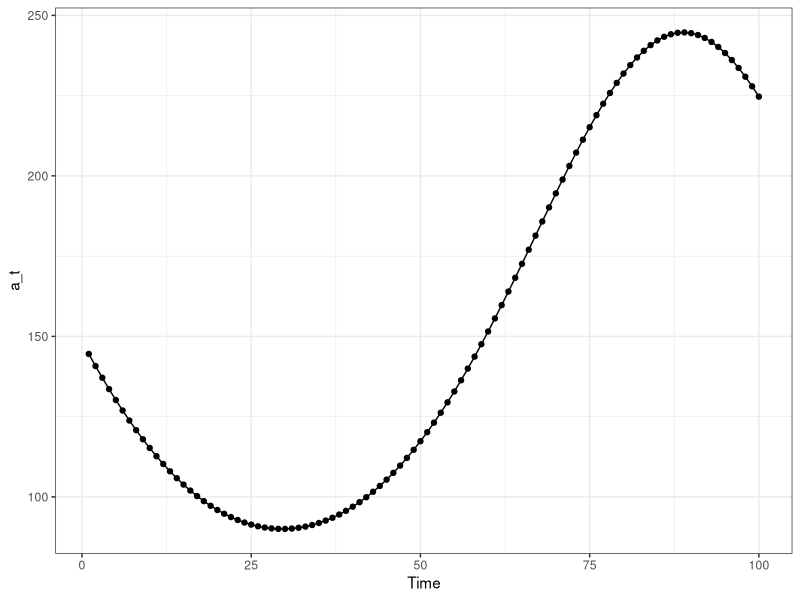
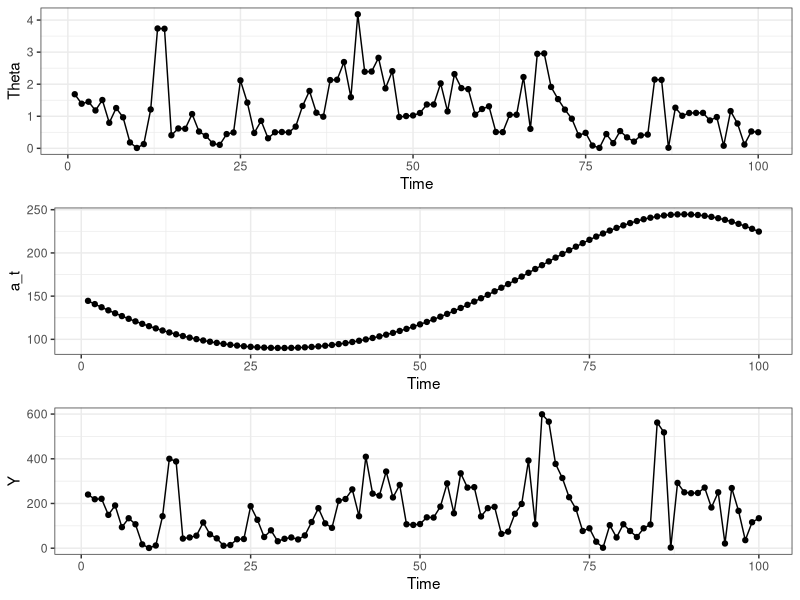
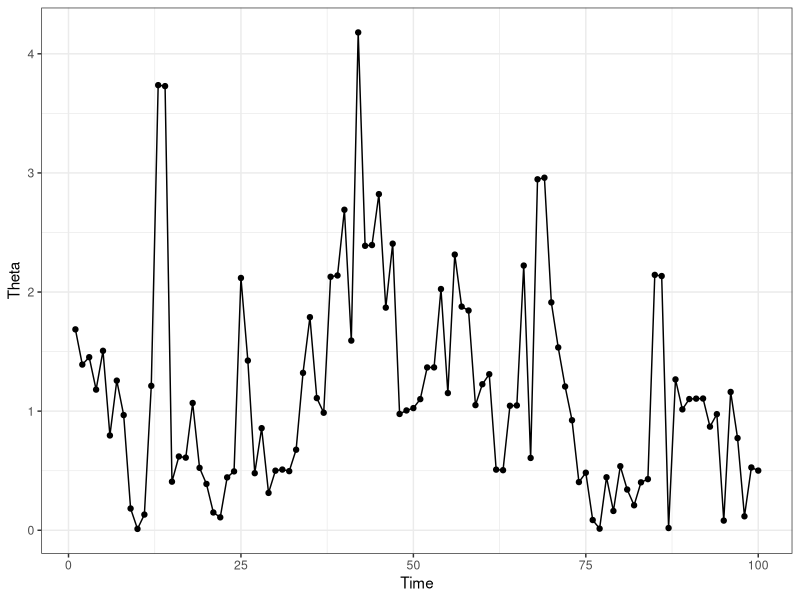
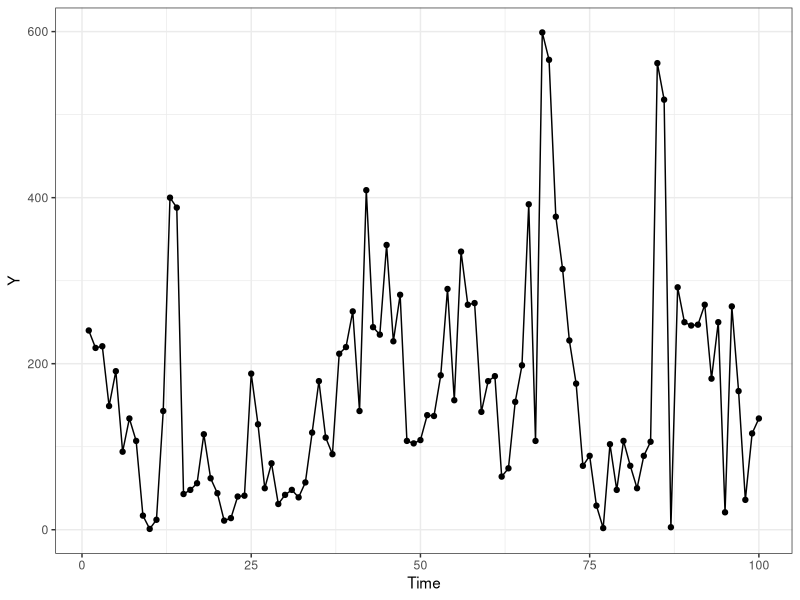

Write R code to recreate these figures, in order. (Note: this script raises an error after producing the figures.)
rm(list=ls())

a_t <- exp(5-0.5*sin(seq(1, 100)/(6*pi)))
theta_t <- rep(1, 101)

mu <- 1
lambda <- 1
rho <- 0.6

set.seed(2022)
Bt <- rbeta(n=101, shape1=rho*lambda, shape2=(1-rho)*lambda)
epsilon_t <- rgamma(n=101, shape=(1-rho)*lambda, scale=1/lambda)

for (j in 2:101){
  theta_t[j] <- Bt[j] * theta_t[j-1] + epsilon_t[j]
}

Y_t <- rep(1, 100)

for (j in 1:100){
  Y_t[j] <- rpois(n=1, a_t[j] * theta_t[j+1])
}


result_df <- data.frame(Theta = theta_t[2:101],
                        a_t = a_t,
                        Y = Y_t[1:100],
                    Time = seq(1, 100))



library(ggplot2)

theta_plot <- ggplot(result_df, aes(x=Time, y=Theta)) + geom_point() +
  geom_line() + xlab("Time") + ylab("Theta") +theme_bw()

A_plot <- ggplot(result_df, aes(x=Time, y=a_t)) + geom_point()+
  geom_line() + xlab("Time") + ylab("a_t") + theme_bw()

Y_plot <- ggplot(result_df, aes(x=Time, y=Y)) + geom_point()+
  geom_line() + xlab("Time") + ylab("Y") + theme_bw()

library(cowplot)

combined_plot <- plot_grid(theta_plot, A_plot, Y_plot,
                           nrow=3)


write.csv(result_df, "HW3/P2simulation.csv", row.names=FALSE)

